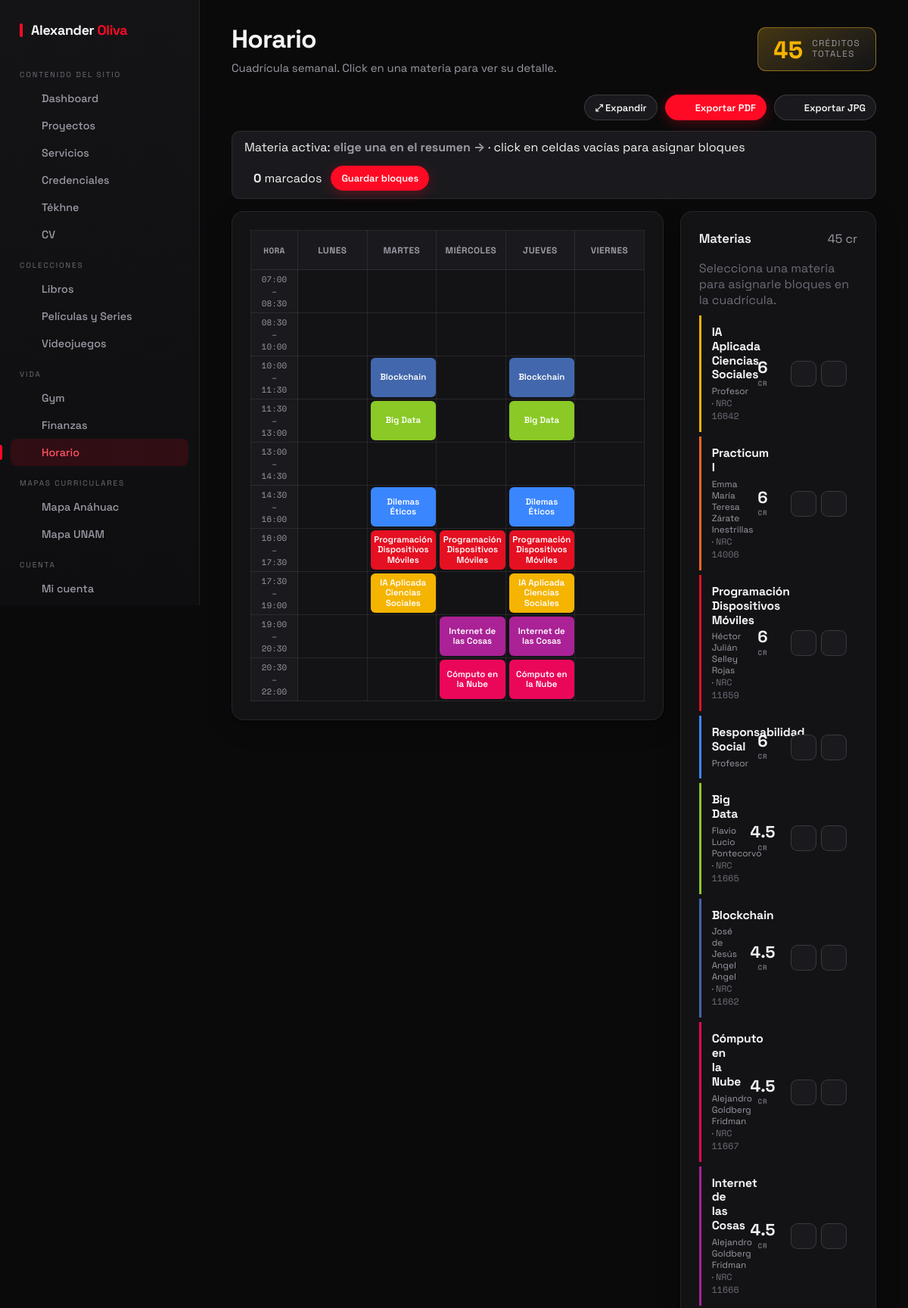
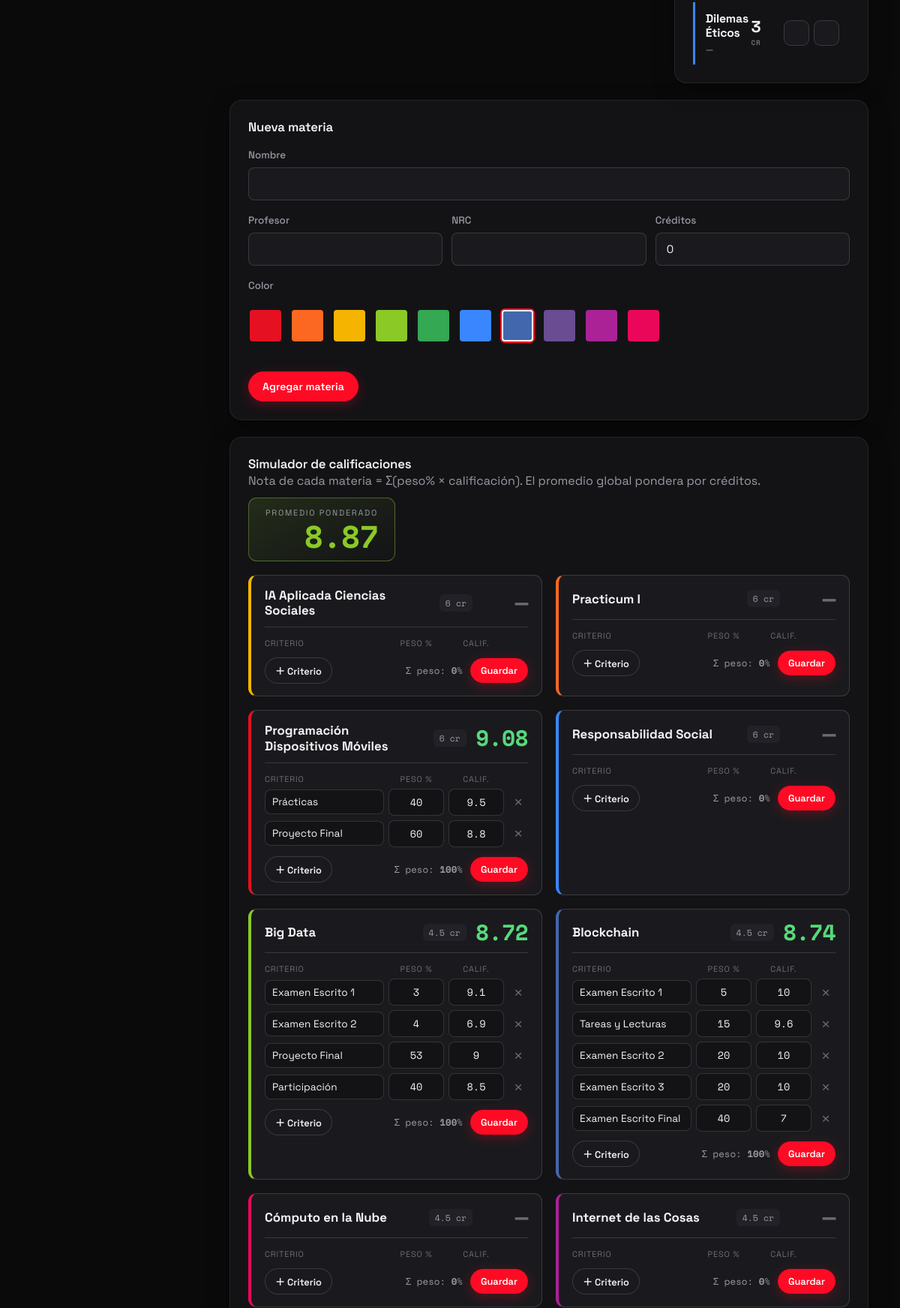
Screenshot of /admin/horario (signed in, upper part) with the database file from the repository (2 pictures, top to bottom).
### tables this page shows
CREATE TABLE horario_bloques (
    id          INT AUTO_INCREMENT PRIMARY KEY,
    materia_id  INT NOT NULL,
    dia         ENUM('lun','mar','mie','jue','vie') NOT NULL,
    hora_inicio TIME NOT NULL,
    hora_fin    TIME NOT NULL,
    CONSTRAINT fk_bloque_materia FOREIGN KEY (materia_id) REFERENCES materias(id) ON DELETE CASCADE
);

CREATE TABLE materias (
    id       INT AUTO_INCREMENT PRIMARY KEY,
    nombre   VARCHAR(160) NOT NULL,
    profesor VARCHAR(160) NULL,
    nrc      VARCHAR(20)  NULL,
    creditos DECIMAL(3,1) NOT NULL DEFAULT 0,
    color    VARCHAR(9)   NOT NULL DEFAULT '#4267AC',
    orden    INT          NOT NULL DEFAULT 0
);

CREATE TABLE materia_criterios (
    id          INT AUTO_INCREMENT PRIMARY KEY,
    materia_id  INT           NOT NULL,
    nombre      VARCHAR(120)  NOT NULL DEFAULT '',
    peso        DECIMAL(5,2)  NOT NULL DEFAULT 0,
    calificacion DECIMAL(4,2) NOT NULL DEFAULT 0,
    orden       INT           NOT NULL DEFAULT 0,
    CONSTRAINT fk_criterio_materia FOREIGN KEY (materia_id) REFERENCES materias(id) ON DELETE CASCADE
);

### views/admin/horario.php (the view, shortened to what the rows shown need)
<?php
$slots = [
    ['07:00','08:30'], ['08:30','10:00'], ['10:00','11:30'], ['11:30','13:00'], ['13:00','14:30'],
    ['14:30','16:00'], ['16:00','17:30'], ['17:30','19:00'], ['19:00','20:30'], ['20:30','22:00'],
];
$diasLbl = ['lun' => 'Lunes', 'mar' => 'Martes', 'mie' => 'Miércoles', 'jue' => 'Jueves', 'vie' => 'Viernes'];
$diasAbbr = ['lun' => 'LUN', 'mar' => 'MAR', 'mie' => 'MIÉ', 'jue' => 'JUE', 'vie' => 'VIE'];
$mapaBloques = [];
foreach ($bloques as $b) { $mapaBloques[$b['dia']][substr($b['hora_inicio'], 0, 5)] = $b; }
$resumenMaterias = $materias;
usort($resumenMaterias, function ($a, $b) {
    return ((float) $b->creditos <=> (float) $a->creditos) ?: strcasecmp($a->nombre, $b->nombre);
});
?>
<div class="admin-head">
    <div>
        <h1>Horario</h1>
    </div>
</div>
    <button class="btn btn--sm btn--primary" id="btn-pdf"><?php echo icono('descargar'); ?> Exportar PDF</button>
<div class="horario-wrap" id="horario-wrap">
    <div class="card" id="horario-capture" style="overflow-x:auto">
        <table class="horario-grid" id="horario-grid">
            <thead>
                <tr><th class="hora-col">Hora</th><?php foreach ($diasLbl as $k => $lbl) : ?><th><span class="d-full"><?php echo $lbl; ?></span><span class="d-abbr"><?php echo $diasAbbr[$k]; ?></span></th><?php endforeach; ?></tr>
            </thead>
            <tbody>
                <?php foreach ($slots as $slot) : ?>
                    <tr>
                        <td class="hora-col"><?php echo $slot[0]; ?><br>–<br><?php echo $slot[1]; ?></td>
                        <?php foreach ($diasLbl as $dia => $lbl) : $b = $mapaBloques[$dia][$slot[0]] ?? null; ?>
                            <?php if ($b) : ?>
                                <td><div class="bloque" style="background:<?php echo s($b['m_color']); ?>" data-materia="<?php echo $b['materia_id']; ?>" data-bloque="<?php echo $b['id']; ?>"><?php echo s($b['m_nombre']); ?></div></td>
                            <?php else : ?>
                                <td class="hslot" data-dia="<?php echo $dia; ?>" data-hi="<?php echo $slot[0]; ?>" data-hf="<?php echo $slot[1]; ?>"></td>
                            <?php endif; ?>
                        <?php endforeach; ?>
                    </tr>
                <?php endforeach; ?>
            </tbody>
        </table>
    </div>
    <div class="card horario-resumen">
        <div class="card-head"><h2>Materias</h2><span class="mini-s" style="color:var(--muted)"><?php echo rtrim(rtrim(number_format($totalCreditos, 1), '0'), '.'); ?> cr</span></div>
        <div class="resumen-list">
            <?php foreach ($resumenMaterias as $m) : ?>
                <div class="resumen-row mat-select" data-id="<?php echo $m->id; ?>" data-color="<?php echo s($m->color); ?>" data-nombre="<?php echo s($m->nombre); ?>" style="--m-color:<?php echo s($m->color); ?>">
                    <div class="r-info">
                        <div class="r-nombre"><?php echo s($m->nombre); ?></div>
                        <div class="r-meta"><?php echo s($m->profesor ?: '—'); ?><?php echo $m->nrc ? ' · <span class="r-nrc">NRC ' . s($m->nrc) . '</span>' : ''; ?></div>
                    </div>
                    <span class="r-cr"><b><?php echo rtrim(rtrim(number_format((float)$m->creditos, 1), '0'), '.'); ?></b><small>cr</small></span>
                    <div class="r-actions acciones">
                        <a href="/admin/horario?id=<?php echo $m->id; ?>" class="act-btn act-edit" title="Editar"><?php echo icono('editar'); ?></a>
                        <form method="POST" action="/admin/horario/materia/eliminar" data-confirm="Se eliminará la materia y todos sus bloques." data-confirm-name="<?php echo s($m->nombre); ?>">
                            <button class="act-btn act-del" title="Eliminar"><?php echo icono('eliminar'); ?></button>
                        </form>
                    </div>
                </div>
            <?php endforeach; ?>
        </div>
    </div>
</div>
<div class="card" style="margin-top:22px">
    <h2><?php echo $editando ? 'Editar materia' : 'Nueva materia'; ?></h2>
</div>
<div class="card sim-card" id="sim-notas" style="margin-top:22px">
    <div class="card-head">
        <div><h2 style="margin:0">Simulador de calificaciones</h2><span class="mini-s" style="color:var(--muted)">Nota de cada materia = Σ(peso% × calificación). El promedio global pondera por créditos.</span></div>
    </div>
    <?php if (empty($resumenMaterias)) : ?>
        <p style="color:var(--muted)">Agrega materias para simular sus calificaciones.</p>
    <?php else : ?>
        <div class="sim-grid">
            <?php foreach ($resumenMaterias as $m) : $crs = $criterios[(int) $m->id] ?? []; ?>
                <div class="sim-materia" data-id="<?php echo $m->id; ?>" data-creditos="<?php echo (float) $m->creditos; ?>" style="--m-color:<?php echo s($m->color); ?>">
                    <div class="sim-materia-head">
                        <span class="sim-mat-nombre"><?php echo s($m->nombre); ?></span>
                        <span class="sim-mat-cr"><?php echo rtrim(rtrim(number_format((float) $m->creditos, 1), '0'), '.'); ?> cr</span>
                        <span class="sim-mat-nota" data-nota>—</span>
                    </div>
                    <form method="POST" action="/admin/horario/criterios/guardar" class="sim-form">
                        <div class="sim-rows">
                            <div class="sim-row sim-row--head"><span>Criterio</span><span>Peso %</span><span>Calif.</span><span></span></div>
                            <?php foreach ($crs as $c) : ?>
                                <div class="sim-row">
                                    <input type="text" name="nombre[]" value="<?php echo s($c->nombre); ?>" placeholder="Ej. Examen 1">
                                    <input type="number" name="peso[]" class="sim-peso" step="0.01" min="0" value="<?php echo rtrim(rtrim(number_format((float) $c->peso, 2), '0'), '.'); ?>">
                                    <input type="number" name="calificacion[]" class="sim-calif" step="0.01" min="0" value="<?php echo rtrim(rtrim(number_format((float) $c->calificacion, 2), '0'), '.'); ?>">
                                    <button type="button" class="sim-del" title="Quitar">&times;</button>
                                </div>
                            <?php endforeach; ?>
                        </div>
                        <div class="sim-actions">
                            <button type="button" class="btn btn--sm sim-add">＋ Criterio</button>
                            <span class="sim-peso-total">Σ peso: <b>0</b>%</span>
                            <button class="btn btn--sm btn--primary">Guardar</button>
                        </div>
                    </form>
                </div>
            <?php endforeach; ?>
        </div>
    <?php endif; ?>
</div>

### includes/funciones.php (shortened to what the rows shown need)
<?php
function s($html = '') : string {
    return htmlspecialchars($html ?? '');
}
function icono(string $n) : string {
    $inner = $p[$n] ?? '';
    return '<svg class="ico" viewBox="0 0 24 24" fill="none" stroke="currentColor" stroke-width="1.9" stroke-linecap="round" stroke-linejoin="round">' . $inner . '</svg>';
}

### rows the page displays
horario_bloques: materia.nombre "Blockchain"
horario_bloques: materia.nombre "Blockchain"
horario_bloques: materia.nombre "Big Data"
horario_bloques: materia.nombre "Big Data"
horario_bloques: materia.nombre "Dilemas Éticos"
horario_bloques: materia.nombre "Dilemas Éticos"
horario_bloques: materia.nombre "Programación Dispositivos Móviles"
horario_bloques: materia.nombre "Programación Dispositivos Móviles"
horario_bloques: materia.nombre "Programación Dispositivos Móviles"
horario_bloques: materia.nombre "IA Aplicada Ciencias Sociales"
horario_bloques: materia.nombre "IA Aplicada Ciencias Sociales"
horario_bloques: materia.nombre "Internet de las Cosas"
horario_bloques: materia.nombre "Internet de las Cosas"
horario_bloques: materia.nombre "Cómputo en la Nube"
horario_bloques: materia.nombre "Cómputo en la Nube"
materias: nombre "IA Aplicada Ciencias Sociales", profesor "Profesor", nrc "16642", creditos "6"
materias: nombre "Practicum I", profesor "Emma María Teresa Zárate Inestrillas", nrc "14006", creditos "6"
materias: nombre "Programación Dispositivos Móviles", profesor "Héctor Julián Selley Rojas", nrc "11659", creditos "6"
materias: nombre "Responsabilidad Social", profesor "Profesor", creditos "6"
materias: nombre "Big Data", profesor "Flavio Lucio Pontecorvo", nrc "11665", creditos "4.5"
materias: nombre "Blockchain", profesor "José de Jesús Angel Angel", nrc "11662", creditos "4.5"
materias: nombre "Cómputo en la Nube", profesor "Alejandro Goldberg Fridman", nrc "11667", creditos "4.5"
materias: nombre "Internet de las Cosas", profesor "Alejandro Goldberg Fridman", nrc "11666", creditos "4.5"
materias: nombre "Dilemas Éticos", profesor "—", creditos "3"
materia_criterios: nombre "Prácticas", peso "40", calificacion "9.5"
materia_criterios: nombre "Proyecto Final", peso "60", calificacion "8.8"
materia_criterios: nombre "Examen Escrito 1", peso "3", calificacion "9.1"
materia_criterios: nombre "Examen Escrito 2", peso "4", calificacion "6.9"
materia_criterios: nombre "Proyecto Final", peso "53", calificacion "9"
materia_criterios: nombre "Participación", peso "40", calificacion "8.5"
materia_criterios: nombre "Examen Escrito 1", peso "5", calificacion "10"
materia_criterios: nombre "Tareas y Lecturas", peso "15", calificacion "9.6"
materia_criterios: nombre "Examen Escrito 2", peso "20", calificacion "10"
materia_criterios: nombre "Examen Escrito 3", peso "20", calificacion "10"
materia_criterios: nombre "Examen Escrito Final", peso "40", calificacion "7"

### other values shown
$item['seccion'] "CONTENIDO DEL SITIO"
$item['label'] "Dashboard"
$item['label'] "Proyectos"
$item['label'] "Servicios"
$item['label'] "Credenciales"
$item['label'] "Tékhne"
$item['label'] "CV"
$item['seccion'] "COLECCIONES"
$item['label'] "Libros"
$item['label'] "Películas y Series"
$item['label'] "Videojuegos"
$item['seccion'] "VIDA"
$item['label'] "Gym"
$item['label'] "Finanzas"
$item['label'] "Horario"
